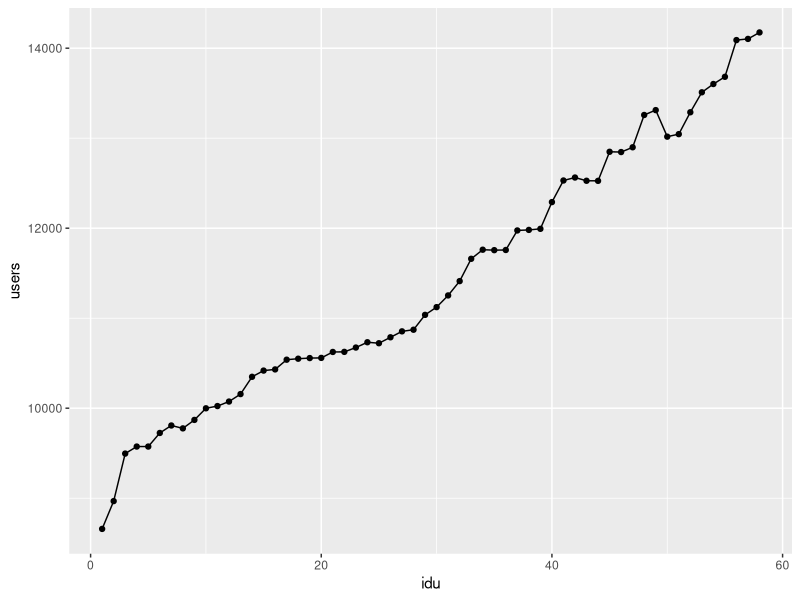
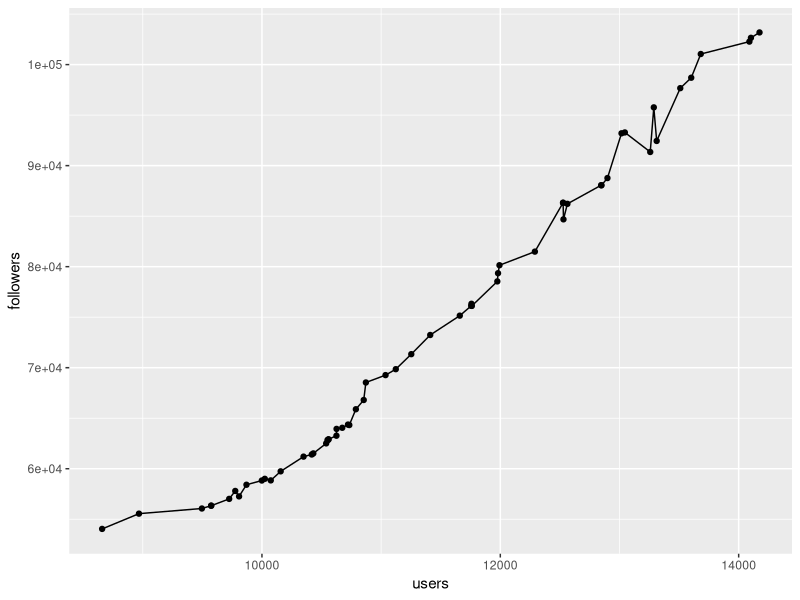
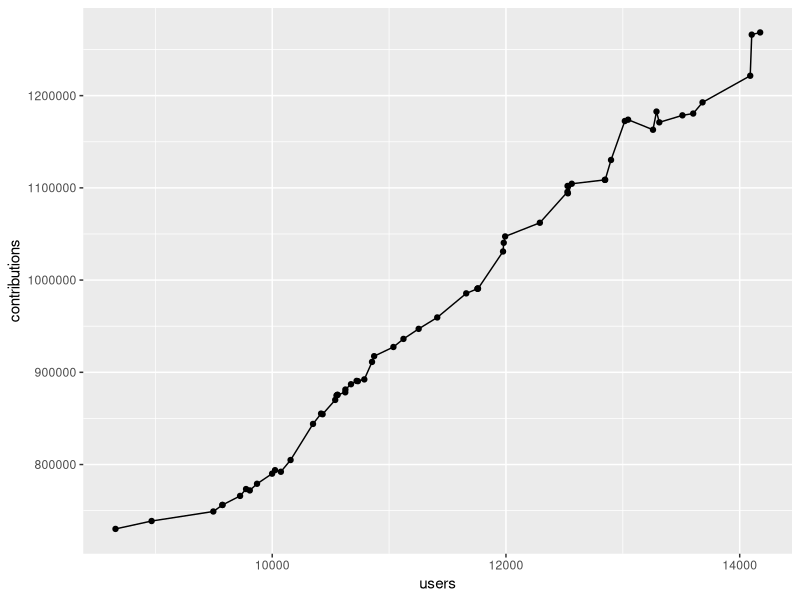
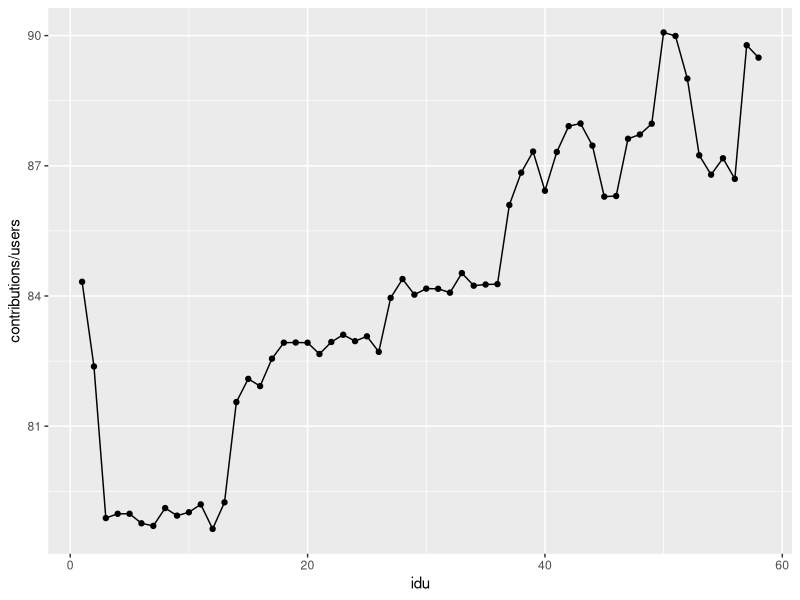

Write R code to recreate these figures, in order.
## ---- chunk 1

#load libraries
library(ggplot2)
# Remember to run first 
# ./get-versions-csv.pl data/processed/aggregated-top-Spain.csv > data/processed/aggregated-top-Spain-evol.csv
agg.top.Spain.evol <- read.csv("../../data/processed/aggregated-top-Spain-evol.csv",sep=';')
agg.top.Spain.evol$idu <- as.numeric(row.names(agg.top.Spain.evol))
## ---- chunk 2
ggplot(agg.top.Spain.evol,aes(x=idu,y=users))+geom_line()+geom_point()
## ---- chunk 3
ggplot(agg.top.Spain.evol,aes(x=users,y=followers))+geom_line()+geom_point()
## ---- chunk 4
ggplot(agg.top.Spain.evol,aes(x=users,y=contributions))+geom_line()+geom_point()
## ---- chunk 5
ggplot(agg.top.Spain.evol,aes(x=idu,y=contributions/users))+geom_line()+geom_point()
